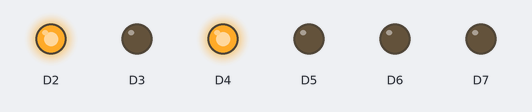
Bench run of a program on a simulated CircuitPython board. On the bench: output pins drawn as LEDs (lit = HIGH). Random numbers come from a fixed seed.

Above: at 0.05 s.
At 4.32 s:
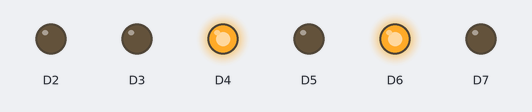
At 9.12 s:
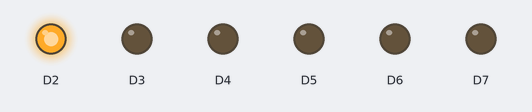
At 19.28 s:
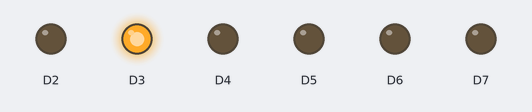
At 29.63 s:
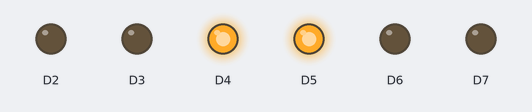
At 39.34 s:
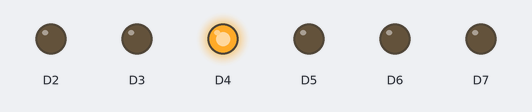
Timing chart, 0 to 40.0 s (numbered marks = the images above):
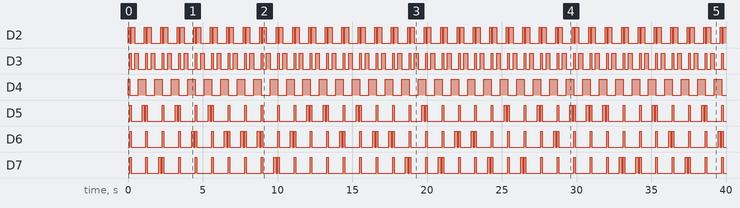

The program:

FancyLedMain.py
```python
#Lukas
#This is the main for the Fancy Led code this section just told it which code to run
#10/2/19

import board #pylint: disable-msg=import-error
from fancyLED import FancyLED

fancy1 = FancyLED( board.D2, board.D3, board.D4)# setting Leds to the these pins
fancy2 = FancyLED( board.D5, board.D6, board.D7)# setting Leds to the these pins

while True:

    fancy1.alternate()#run the alternate code in my FancyLed.py code
    fancy2.blink()#run the blink code in my FancyLed.py code
    fancy1.chase()#run the chase code in my FancyLed.py code
    fancy2.sparkle()#run the sparkle code in my FancyLed.py code
```

fancyLED.py
```python
# Lukas Hange
# This assignment Supports the Led and creates the functions for Fancy Led Main to run
# 10/2/19


import time #pylint: disable-msg=import-error
import board #pylint: disable-msg=import-error
import digitalio#pylint: disable-msg=import-error
import random

class FancyLED:

    def __init__(self,p1,p2,p3):

        self.led1 = digitalio.DigitalInOut(p1)
        self.led1.direction = digitalio.Direction.OUTPUT

        self.led2 = digitalio.DigitalInOut(p2)
        self.led2.direction = digitalio.Direction.OUTPUT

        self.led3 = digitalio.DigitalInOut(p3)
        self.led3.direction = digitalio.Direction.OUTPUT


    def alternate(self): # makes two outside Leds and middle Led off then the opposite
        self.led1.value = True
        self.led2.value = False
        self.led3.value = True
        time.sleep(.1)

        self.led1.value = False
        self.led2.value = True
        self.led3.value = False

    def blink(self):# all LEDS off then all on
        self.led1.value = True
        self.led2.value = True
        self.led3.value = True
        time.sleep(.1)

        self.led1.value = False
        self.led2.value = False
        self.led3.value = False

    def chase(self):# makes Leds from left to right turn on then off after the next LED turns on
        self.led1.value = True
        self.led2.value = False
        self.led3.value = False
        time.sleep(.25)

        self.led1.value = False
        self.led2.value = True
        self.led3.value = False
        time.sleep(.25)

        self.led1.value = False
        self.led2.value = False
        self.led3.value = True
        time.sleep(.25)

    def sparkle(self):# makes random leds turn on then off
        n = random.randint(1,3)

        if n == 1:
            self.led1.value = True
            time.sleep(.15)
            self.led1.value = False
        if n == 2:
            self.led2.value = True
            time.sleep(.15)
            self.led2.value = False
        if n == 3:
            self.led3.value = True
            time.sleep(.15)
            self.led3.value = False


    def on(self):# this was just used to test the LEDs
        self.led1.value = True
        self.led2.value = True
        self.led3.value = True
        print("on")
```

Measured:
- by itself, D2: repeats every 1.1 s: LOW 0.10 s, HIGH 0.25 s, LOW 0.65 s, HIGH 0.10 s
- by itself, D3: repeats every 1.1 s: LOW 0.25 s, HIGH 0.25 s, LOW 0.50 s, HIGH 0.10 s
- by itself, D4: repeats every 1.1 s: LOW 0.60 s, HIGH 0.50 s
- by itself, D5: LOW → HIGH at 0.10 s, → LOW 0.10 s later, → HIGH 0.75 s later, → LOW 0.15 s later, … (102 changes in this stretch)
- by itself, D6: LOW → HIGH at 0.10 s, → LOW 0.10 s later, → HIGH 1.0 s later, → LOW 0.10 s later, … (100 changes in this stretch)
- by itself, D7: LOW → HIGH at 0.10 s, → LOW 0.10 s later, → HIGH 1.0 s later, → LOW 0.10 s later, … (92 changes in this stretch)
